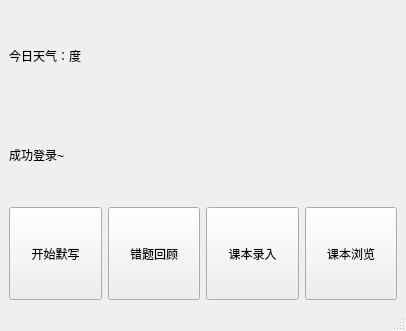
<?xml version="1.0" encoding="UTF-8"?>
<ui version="4.0">
 <class>MainWindow</class>
 <widget class="QMainWindow" name="MainWindow">
  <property name="geometry">
   <rect>
    <x>0</x>
    <y>0</y>
    <width>406</width>
    <height>331</height>
   </rect>
  </property>
  <property name="windowTitle">
   <string>主菜单</string>
  </property>
  <widget class="QWidget" name="centralwidget">
   <layout class="QVBoxLayout" name="verticalLayout">
    <item>
     <widget class="QLabel" name="weatherLabel">
      <property name="text">
       <string>今日天气：度</string>
      </property>
     </widget>
    </item>
    <item>
     <widget class="QLabel" name="welcomeLabel">
      <property name="text">
       <string>成功登录~</string>
      </property>
     </widget>
    </item>
    <item>
     <layout class="QHBoxLayout" name="horizontalLayout">
      <item>
       <widget class="QPushButton" name="DictationButton">
        <property name="sizePolicy">
         <sizepolicy hsizetype="Minimum" vsizetype="Preferred">
          <horstretch>0</horstretch>
          <verstretch>0</verstretch>
         </sizepolicy>
        </property>
        <property name="text">
         <string>开始默写</string>
        </property>
       </widget>
      </item>
      <item>
       <widget class="QPushButton" name="WrongButton">
        <property name="sizePolicy">
         <sizepolicy hsizetype="Minimum" vsizetype="Preferred">
          <horstretch>0</horstretch>
          <verstretch>0</verstretch>
         </sizepolicy>
        </property>
        <property name="text">
         <string>错题回顾</string>
        </property>
       </widget>
      </item>
      <item>
       <widget class="QPushButton" name="WriteButton">
        <property name="sizePolicy">
         <sizepolicy hsizetype="Minimum" vsizetype="Preferred">
          <horstretch>0</horstretch>
          <verstretch>0</verstretch>
         </sizepolicy>
        </property>
        <property name="text">
         <string>课本录入</string>
        </property>
       </widget>
      </item>
      <item>
       <widget class="QPushButton" name="BrowseButton">
        <property name="sizePolicy">
         <sizepolicy hsizetype="Minimum" vsizetype="Preferred">
          <horstretch>0</horstretch>
          <verstretch>0</verstretch>
         </sizepolicy>
        </property>
        <property name="text">
         <string>课本浏览</string>
        </property>
       </widget>
      </item>
     </layout>
    </item>
   </layout>
  </widget>
  <widget class="QStatusBar" name="statusbar"/>
 </widget>
 <resources/>
 <connections/>
</ui>
